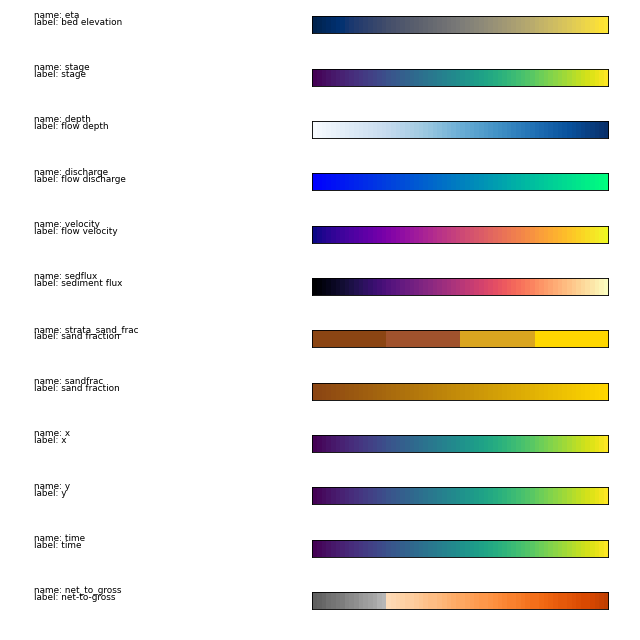

Python code for this plot:
import matplotlib as mpl
import matplotlib.pyplot as plt
import numpy as np

import deltametrics as dm

vs = dm.plot.VariableSet()

N = 256
gradient = np.linspace(0, 1, N)
gradient = np.vstack((gradient, gradient))


def over_coordinates(ax_lims):
    tri_low = np.array([[0, 0], [0 - 10, 0.5], [0, 1]])
    tri_high = np.array([[N, 0], [N + 10, 0.5], [N, 1]])
    name_xy = np.array([-240, 0.8])
    label_xy = np.array([-240, 0.4])

    return tri_low, tri_high, name_xy, label_xy


def show_an_info(Info, ax):
    """Show a specific info."""
    ax_lims = ax.get_position().get_points()
    tri_low, tri_high, name_xy, label_xy = over_coordinates(ax_lims)

    ax.imshow(gradient, aspect="auto", cmap=Info.cmap)
    if not Info.norm:
        ax.set_xticks([])
    else:
        ax.set_xticks([Info.vmin])
        ax.add_patch(
            mpl.patches.Polygon(
                tri_low, closed=True, color=Info.cmap._rgba_over, clip_on=False
            )
        )
        ax.add_patch(
            mpl.patches.Polygon(
                tri_high, closed=True, color=Info.cmap._rgba_over, clip_on=False
            )
        )

    ax.text(
        name_xy[0],
        name_xy[1],
        "name: " + Info.name,
        fontsize=8,
        horizontalalignment="left",
        verticalalignment="bottom",
    )
    ax.text(
        label_xy[0],
        label_xy[1],
        "label: " + Info.label,
        fontsize=8,
        horizontalalignment="left",
        verticalalignment="bottom",
    )

    ax.set_yticks([])
    ax.set_ylim([0, 1])
    ax.tick_params(labelsize=8)


nvi = len(vs.known_list)
fig, ax = plt.subplots(nvi, 1, figsize=(8, 8))
plt.tight_layout()
plt.subplots_adjust(left=0.487, right=0.95)
ax = ax.flatten()
for i, v in enumerate(vs.known_list):
    show_an_info(vs[v], ax[i])

plt.show()
